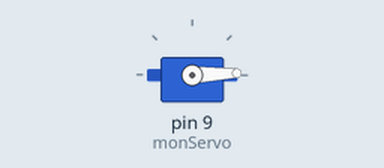
A sketch run on a simulated Arduino Uno, built with avr-gcc and run on an emulated ATmega328P. On the bench: servo.

Above: at 0.05 s.
At 1.75 s:
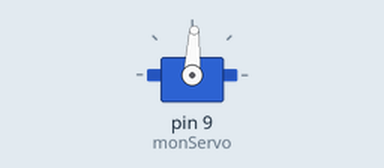
At 3.45 s:
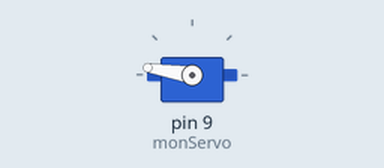
At 6.9 s:
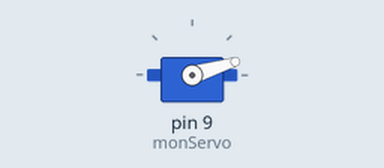
Timing chart, 0 to 9.4 s (numbered marks = the images above):
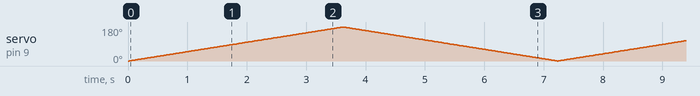

The sketch:

demo_Ibudo_dec28a.ino
```cpp
// installation de librairiie Servo
#include <Servo.h>

// creation d'un objet servo pour controler le servo moteur
Servo monServo;

int angle = 0;

void setup(){
monServo.attach(9); // specification du port de connexion sur la carte arduino
}

void loop()
{
for (angle=0; angle<180; angle+=1) // put your main code here, to run repeatedly:

{
monServo.write(angle);
delay(20);
}

for (angle=180; angle>=1; angle-=1)

{
monServo.write(angle);
delay(20);
}}
```
